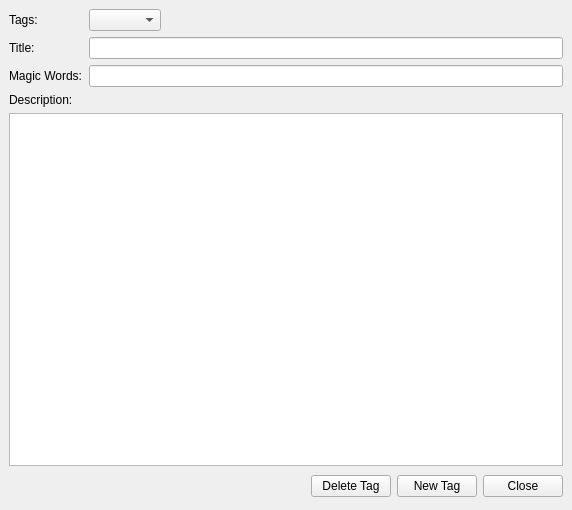
<ui version="4.0" >
 <class>Form</class>
 <widget class="QWidget" name="Form" >
  <property name="geometry" >
   <rect>
    <x>0</x>
    <y>0</y>
    <width>572</width>
    <height>510</height>
   </rect>
  </property>
  <property name="windowTitle" >
   <string>Form</string>
  </property>
  <layout class="QVBoxLayout" >
   <property name="margin" >
    <number>9</number>
   </property>
   <property name="spacing" >
    <number>6</number>
   </property>
   <item>
    <layout class="QGridLayout" >
     <property name="margin" >
      <number>0</number>
     </property>
     <property name="spacing" >
      <number>6</number>
     </property>
     <item row="0" column="0" >
      <widget class="QLabel" name="label" >
       <property name="text" >
        <string>Tags:</string>
       </property>
      </widget>
     </item>
     <item row="2" column="1" >
      <widget class="QLineEdit" name="magicWords" />
     </item>
     <item row="2" column="0" >
      <widget class="QLabel" name="label_2" >
       <property name="text" >
        <string>Magic Words:</string>
       </property>
      </widget>
     </item>
     <item row="1" column="0" >
      <widget class="QLabel" name="label_4" >
       <property name="text" >
        <string>Title:</string>
       </property>
      </widget>
     </item>
     <item row="1" column="1" >
      <widget class="QLineEdit" name="title" />
     </item>
     <item row="0" column="1" >
      <layout class="QHBoxLayout" >
       <property name="margin" >
        <number>0</number>
       </property>
       <property name="spacing" >
        <number>6</number>
       </property>
       <item>
        <widget class="QComboBox" name="list" />
       </item>
       <item>
        <spacer>
         <property name="orientation" >
          <enum>Qt::Horizontal</enum>
         </property>
         <property name="sizeHint" >
          <size>
           <width>40</width>
           <height>20</height>
          </size>
         </property>
        </spacer>
       </item>
      </layout>
     </item>
    </layout>
   </item>
   <item>
    <widget class="QLabel" name="label_3" >
     <property name="text" >
      <string>Description:</string>
     </property>
    </widget>
   </item>
   <item>
    <widget class="QTextEdit" name="description" >
     <property name="sizePolicy" >
      <sizepolicy>
       <hsizetype>7</hsizetype>
       <vsizetype>7</vsizetype>
       <horstretch>3</horstretch>
       <verstretch>0</verstretch>
      </sizepolicy>
     </property>
    </widget>
   </item>
   <item>
    <layout class="QHBoxLayout" >
     <property name="margin" >
      <number>0</number>
     </property>
     <property name="spacing" >
      <number>6</number>
     </property>
     <item>
      <spacer>
       <property name="orientation" >
        <enum>Qt::Horizontal</enum>
       </property>
       <property name="sizeHint" >
        <size>
         <width>281</width>
         <height>29</height>
        </size>
       </property>
      </spacer>
     </item>
     <item>
      <widget class="QPushButton" name="delete" >
       <property name="text" >
        <string>Delete Tag</string>
       </property>
      </widget>
     </item>
     <item>
      <widget class="QPushButton" name="new" >
       <property name="text" >
        <string>New Tag</string>
       </property>
      </widget>
     </item>
     <item>
      <widget class="QPushButton" name="close" >
       <property name="text" >
        <string>Close</string>
       </property>
      </widget>
     </item>
    </layout>
   </item>
  </layout>
 </widget>
 <resources/>
 <connections/>
</ui>
